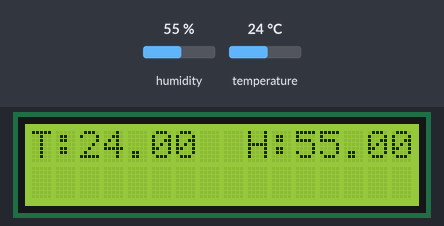
A sketch run on a simulated Arduino Uno, built with avr-gcc and run on an emulated ATmega328P. Shown: 16×2 character LCD. The test bench sets the inputs (shaded band); at power-on: humidity 55 %, temperature 24 °C. What the sketch prints to the serial monitor is not drawn.

Above: at 1.2 s.
1.3 s: humidity set to 22 %
At 3.4 s:
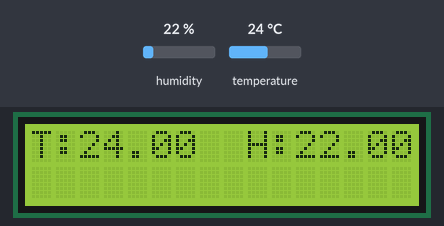
4.0 s: temperature set to 12 °C
At 4.7 s:
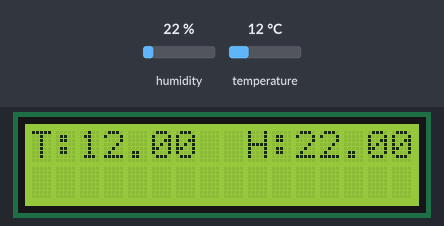
6.7 s: humidity set to 40 %
At 8.5 s:
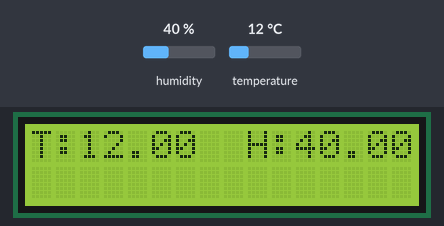
9.7 s: temperature set to 19 °C
At 11.0 s:
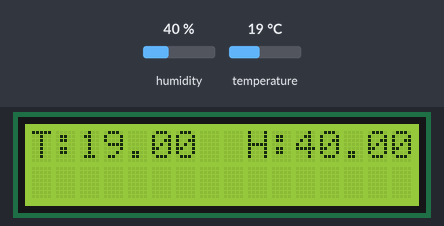
Timing chart, 0 to 12.7 s (numbered marks = the images above; inputs shaded):
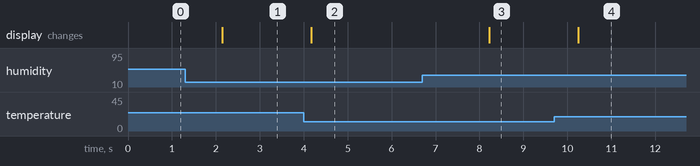

Measured:
- after the input at 1.3 s, the display: changes after 0.84 s (image 1)
- after the input at 4.0 s, the display: changes after 0.17 s (image 2)
- after the input at 6.7 s, the display: changes after 1.5 s (image 3)
- after the input at 9.7 s, the display: changes after 0.55 s (image 4)

The sketch:

1-temperatura_display.ino
```cpp
#include <dht.h>

#include <LiquidCrystal.h>

#define DHT11_PIN A1

const int rs = 12, en = 11, d4 = 5, d5 = 4, d6 = 3, d7 = 2;
LiquidCrystal lcd(rs, en, d4, d5, d6, d7);
dht DHT;

void setup()
{
  Serial.begin(9600);
  Serial.println("DHT TEST PROGRAM ");
  Serial.print("LIBRARY VERSION: ");
  Serial.println(DHT_LIB_VERSION);
  Serial.println();
  Serial.println("Type,\tstatus,\tHumidity (%),\tTemperature (C)");

  lcd.begin(16, 2);
}

void loop()
{
  // READ DATA
  Serial.print("DHT11, \t");
  int chk = DHT.read11(DHT11_PIN);
  switch (chk)
  {
    case DHTLIB_OK:
                Serial.print("OK,\t");
                break;
    case DHTLIB_ERROR_CHECKSUM:
                Serial.print("Checksum error,\t");
                break;
    case DHTLIB_ERROR_TIMEOUT:
                Serial.print("Time out error,\t");
                break;
    case DHTLIB_ERROR_CONNECT:
        Serial.print("Connect error,\t");
        break;
    case DHTLIB_ERROR_ACK_L:
        Serial.print("Ack Low error,\t");
        break;
    case DHTLIB_ERROR_ACK_H:
        Serial.print("Ack High error,\t");
        break;
    default:
                Serial.print("Unknown error,\t");
                break;
  }
  // DISPLAY DATA
  Serial.print(DHT.humidity, 1);
  Serial.print(",\t");
  Serial.println(DHT.temperature, 1);

  lcd.setCursor(0,0);
  lcd.print("T:");
  lcd.setCursor(2,0);
  lcd.print(DHT.temperature);

  lcd.setCursor(9,0);
  lcd.print("H:");
  lcd.setCursor(11,0);
  lcd.print(DHT.humidity);
  delay(2000);
}
```
